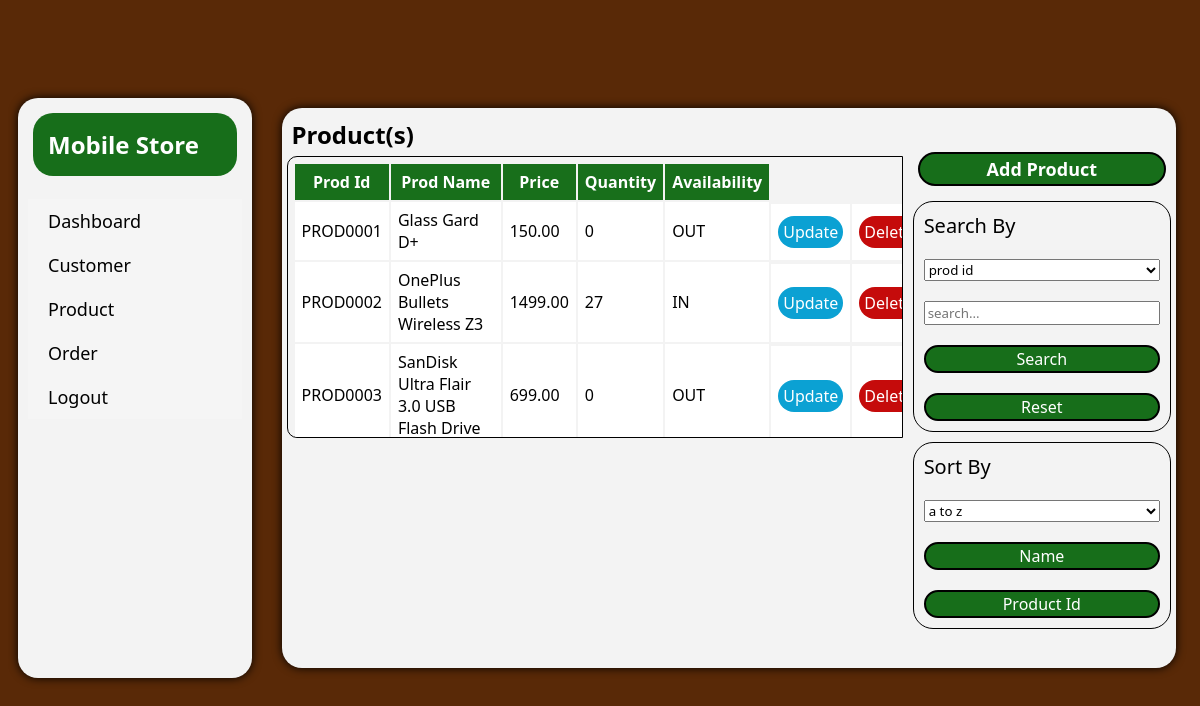
Screenshot of /store/product/ (signed in) with the database file from the repository.
### store/models.py (models this page shows, shortened)
class Product(models.Model):
    avail_choices = [("IN","Available"),("OUT","Not Available")]
    prodId = models.CharField(max_length=10, primary_key=True)
    prodName = models.CharField(max_length=100)
    price = models.DecimalField(default=0.00, max_digits=10, decimal_places=2)
    quantity = models.IntegerField(default=0)
    availability = models.CharField(max_length=3, choices=avail_choices)

### store/storeView/views.py (the view, shortened to what this page needs)
# urls.py: path("product/", views.product, name="product"),
@login_required(login_url="/account/logout/")
def product(request):
    products = get_product(all=True,count_all=False)
    return render(request, "store/product.html",
                  {"products":products[1],
                   "total_product":products[0]})

### store/storeView/views.py (called while the page is built)
def get_product(count_all=True, all=False):
    product = Product.objects.all().order_by("prodId")
    if all != True:
        if count_all != True:
            return None
        total_product = product.count()
        return [total_product,0]
    if count_all == True:
        total_product = product.count()
        return [total_product,product]
    return [0,product]

### store/templates/store/product.html (shortened to what this page needs)
{% extends "index.html" %}
{% block report_block %}
<div class="displayBox" id="productBox">
    <h3>Product(s)</h3>
    <div class="tableBox">
        <table>
            <tr>
                <th>Prod Id</th>
                <th>Prod Name</th>
                <th>Price</th>
                <th>Quantity</th>
                <th>Availability</th>
            </tr>
            {% for product in products %}
            <tr>
                <td rowspan="2">{{product.prodId}}</td>
                <td rowspan="2">{{product.prodName}}</td>
                <td rowspan="2">{{product.price}}</td>
                <td rowspan="2">{{product.quantity}}</td>
                <td rowspan="2">{{product.availability}}</td>
                <tr>
                    <td><a class="updateBtn" href="/store/update_product/{{product.prodId}}/">Update</a></td>
                    <td><a class="deleteBtn" href="/store/delete_product/{{product.prodId}}/">Delete</a></td>
                </tr>
            </tr>
            {% endfor %}
        </table>
    </div>
</div>
<div class="curdBox">
    <a class="manageBtn" href="/store/add_product/">Add Product</a>
    <div class="searchBox">
        <form class="column_form" method="post" action="/store/product/">
            <label>Search By</label>
            <select name="search_by" id="query">
                <option value="prod_id">prod id</option>
            </select>
            <input name="search_value" placeholder="search...">
            <button name="search_query">Search</button>
            <button name="reset">Reset</button>
        </form>
    </div>
    <div class="sortBox">
        <form class="column_form" method="post" action="/store/product/">
            <label>Sort By</label>
            <select name="sort_by" id="query">
                <option value="ascending">a to z</option>
            </select>
            <button name="name_sort">Name</button>
            <button name="id_sort">Product Id</button>
        </form>
    </div>
</div>
{% endblock report_block %}

### static/index.css (style rules this page uses)
body { background-color: rgb(89, 41, 7); }
h3 { font-size: 24px; font-family: 'Segoe UI', Tahoma, Geneva, Verdana, sans-serif; font-weight: 700; color: black; padding-inline-start: 10px; padding-top: 10px; margin: 0px; }
a { padding: 10px; text-decoration: none; color: black; }
button { font-size: 16px; color: white; background-color: rgba(10, 103, 13, 0.943); border-radius: 20px; border-style: solid; margin-left: 10px; transition: all 0.5s ease-in-out; }
.displayBox { display: flex; flex-direction: column; width: 70%; }
.tableBox { display: flex; flex-direction: column; height:50%; overflow-y: scroll; border: 1px solid black; border-radius: 10px 0px 0px 10px; margin: 5px; }
table { width: fit-content; border-radius: 20px; padding: 5px; }
th,td { padding: 7px; }
th { background-color: rgba(10, 103, 13, 0.943); color: white; font-family: 'Segoe UI', Tahoma, Geneva, Verdana, sans-serif; font-weight: 600; }
td { background-color: white; color: black; font-family:system-ui, -apple-system, BlinkMacSystemFont, 'Segoe UI', Roboto, Oxygen, Ubuntu, Cantarell, 'Open Sans', 'Helvetica Neue', sans-serif; font-weight: 400; margin: 0px; }
.curdBox { display: flex; flex-direction: column; width: 30%; justify-content: center; }
.column_form { display: flex; flex-direction: column; margin: 5px; border: 1px solid black; border-radius: 20px; }
.manageBtn { font-size: 18px; background-color: rgba(10, 103, 13, 0.943); color: white; font-family: 'Segoe UI', Tahoma, Geneva, Verdana, sans-serif; font-weight: 600; border: 2px solid black; border-radius: 20px; padding: 3px 5px 3px 5px; text-align: center; margin: 10px; cursor: pointer; transition: all 0.5s ease-in-out; }
label { font-size: 20px; font-family: 'Segoe UI', Tahoma, Geneva, Verdana, sans-serif; font-weight: 500; }
input,label,button,select { font-family: 'Segoe UI', Tahoma, Geneva, Verdana, sans-serif; margin: 10px; }
.updateBtn { background-color: rgb(11, 161, 211); color: white; border-radius: 20px; font-weight: 500; font-family: 'Segoe UI', Tahoma, Geneva, Verdana, sans-serif; transition:all 0.5s ease-in-out; padding: 5px; }
.deleteBtn { background-color: rgb(197, 11, 11); color: white; border-radius: 20px; font-weight: 500; font-family: 'Segoe UI', Tahoma, Geneva, Verdana, sans-serif; transition:all 0.5s ease-in-out; padding: 5px; }

### rows the page displays
Product: prodId "PROD0001", prodName "Glass Gard D+", price "150.00", quantity "0", availability "OUT"
Product: prodId "PROD0002", prodName "OnePlus Bullets Wireless Z3", price "1499.00", quantity "27", availability "IN"
Product: prodId "PROD0003", prodName "SanDisk Ultra Flair 3.0 USB Flash Drive", price "699.00", quantity "0", availability "OUT"
